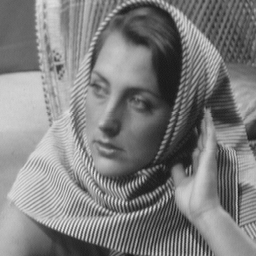
%> input picture Assg_3/barbara256.png, 256 x 256 px
$ octave q2_GVB.m   (GNU Octave 9; MATLAB toolbox functions it lacks are replaced by stand-ins)
%> lines starting %> are read from the running program, lines starting %| are printed output that depends on the picture; in (x1, y1, x2, y2) boxes, pixels count from 0 and x2, y2 are one past the last pixel; in counts of white or black regions, pixels touching at a corner belong together; the program's own positions count from 1
clear; close all;

%% Input image

Ib = im2double(imread('barbara256.png'));
%> Ib: size 256x256 double; min 0.0902, max 0.906, mean 0.496
[H, W] = size(Ib);
%> H = 256; W = 256
Ib_0 = padarray(Ib, [ceil(H/2) ceil(W/2)]);
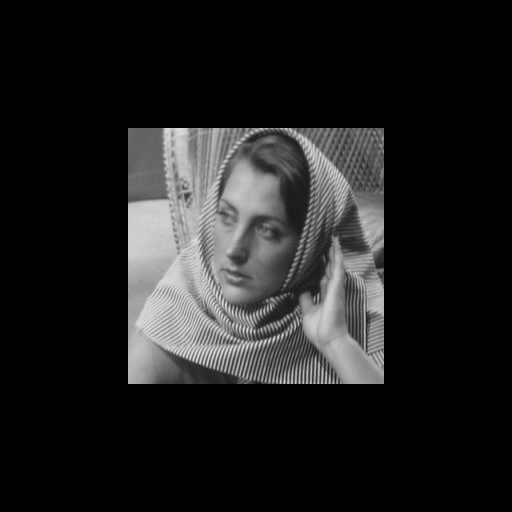
%> Ib_0: size 512x512 double; min 0, max 0.906, mean 0.124
Fb_0 = fftshift(fft2(Ib_0));
figure(1); imagesc(log(1+abs(Fb_0))); colormap("jet"); colorbar;
%> after `colorbar`:
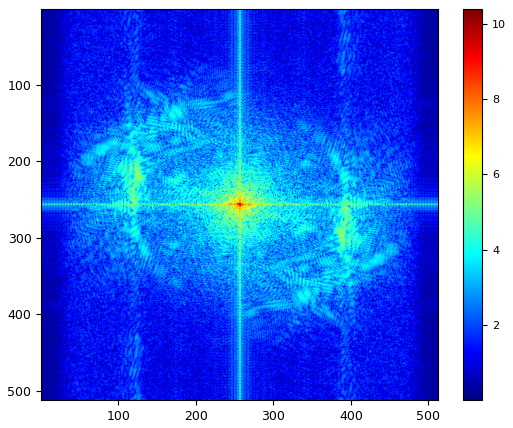
%> figure redrawn from the program's plot data

%% Ideal low pass filter

D = 40;
LPF = zeros(2*H,2*W);
[X, Y] = meshgrid(-(W-1):W,-(H-1):H);
b = X.^2+Y.^2 <= D^2;
LPF(b) = 1;
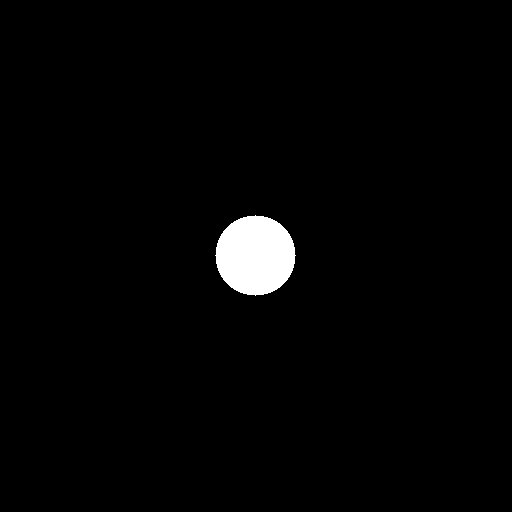
%> LPF: size 512x512 double; values 0 (black) and 1 (white), 1.9% white; 1 white region, box (x1, y1, x2, y2) and area: (215, 215, 296, 296) 5025
figure(2); imagesc(log(1+abs(LPF))); colormap('jet'); colorbar;
LPF_0 = ifft2(ifftshift(LPF));

IIb_0 = ifft2(ifftshift(Fb_0.*LPF));
FIIb_0 = fftshift(fft2(IIb_0));
figure(3); imagesc(log(1+abs(FIIb_0))); colormap("jet"); colorbar;
%> after `colorbar`:
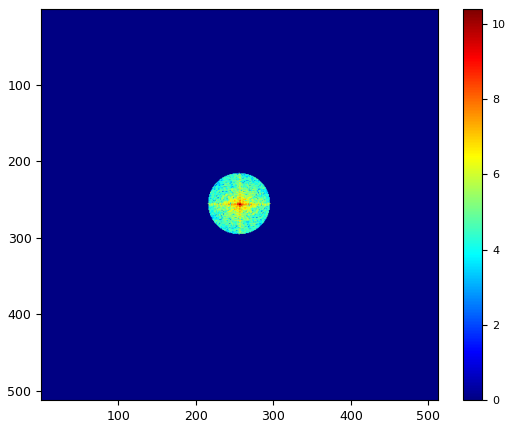
%> figure redrawn from the program's plot data

IIb = real(IIb_0(129:384,129:384));
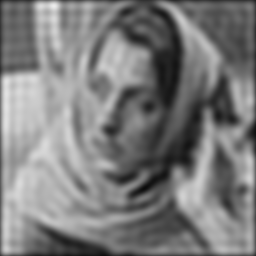
%> IIb: size 256x256 double; min 0.047, max 0.924, mean 0.491
figure(4); imagesc(IIb); colormap('gray');

%% Gaussian low pass filter

sig = 40;
[X, Y] = meshgrid(-(W-1):W,-(H-1):H);
GLPF = exp(-(X.^2+Y.^2)/(2*sig^2));
figure(5); imagesc(log(1+abs(GLPF))); colormap('jet'); colorbar;
%> after `colorbar`:
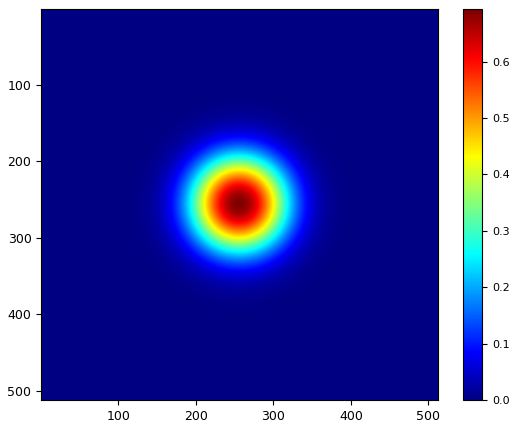
%> figure redrawn from the program's plot data

IIb_0 = ifft2(ifftshift(Fb_0.*GLPF));
FIIb_0 = fftshift(fft2(IIb_0));
figure(6); imagesc(log(1+abs(FIIb_0))); colormap("jet"); colorbar;
%> after `colorbar`:
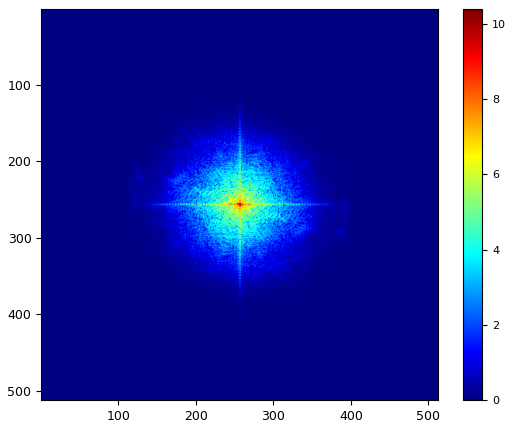
%> figure redrawn from the program's plot data

IIb = real(IIb_0(129:384,129:384));
figure(7); imagesc(IIb); colormap('gray');
